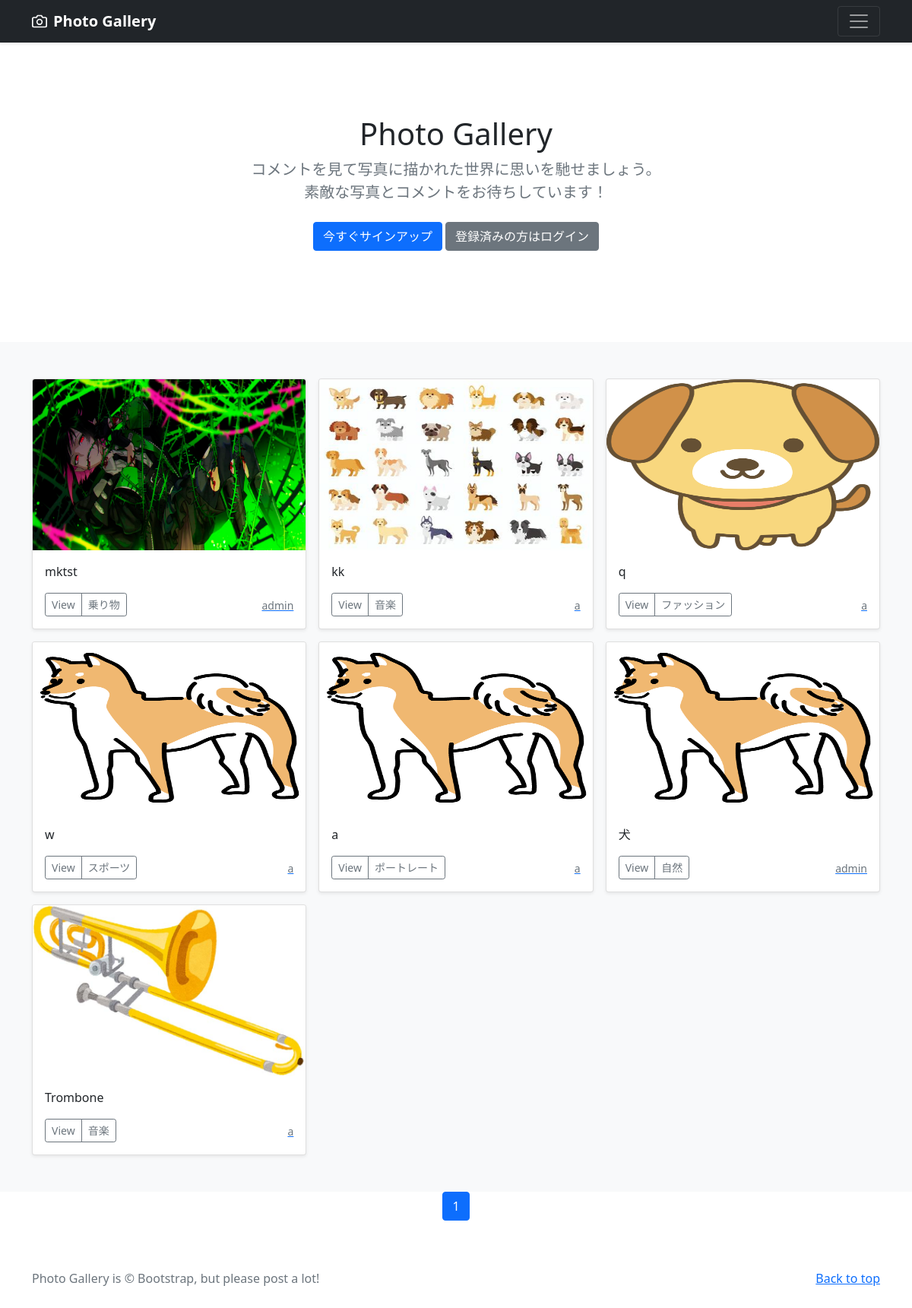
Before: / with the older database file.
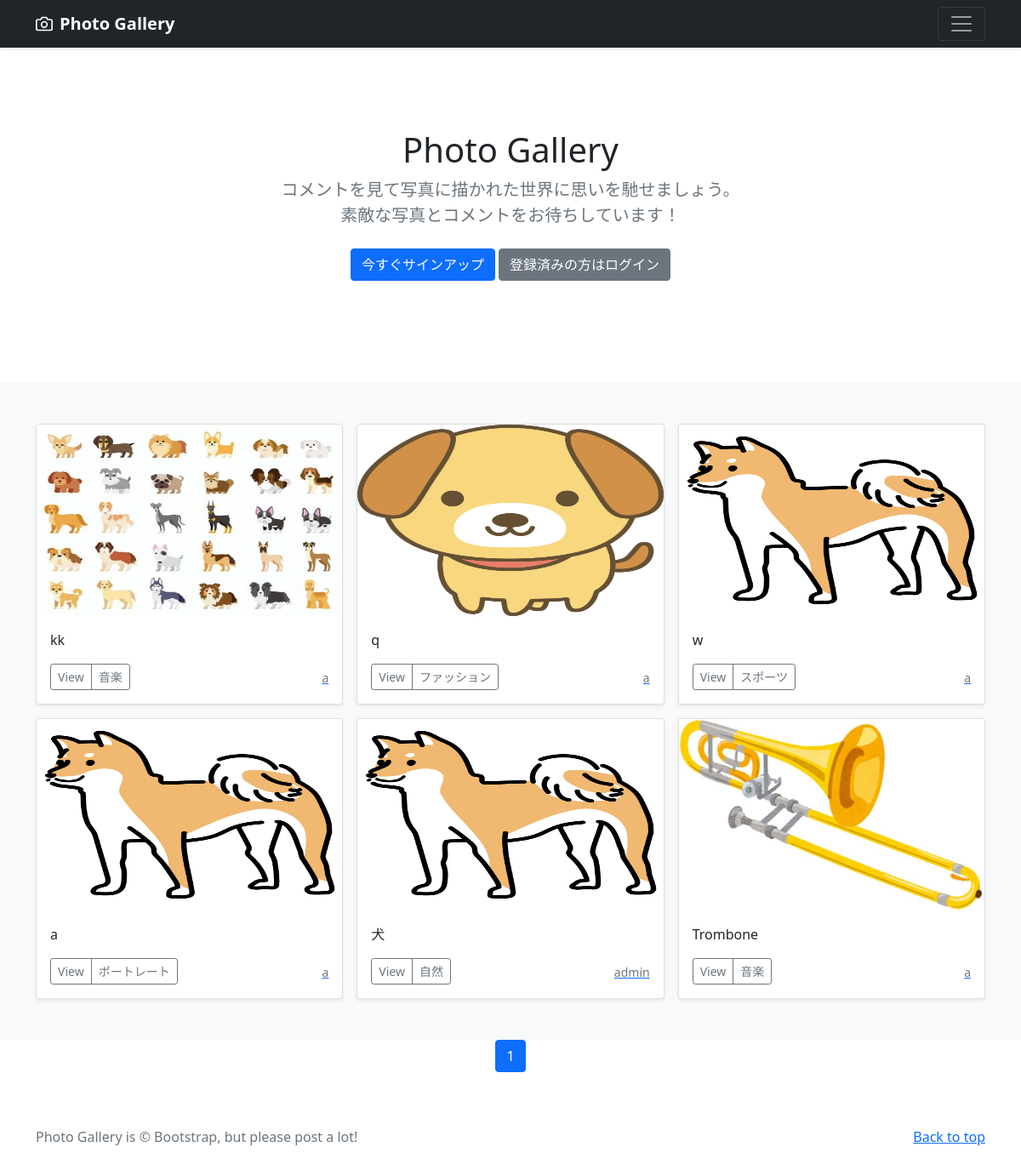
After: the same page with the newer database file.
### photo/models.py (models this page shows, shortened)
class PhotoPost(models.Model):
    user = models.ForeignKey(
        CustomUser,
        verbose_name='ユーザー',
        on_delete=models.CASCADE
    )
    category = models.ForeignKey(
        Category,
        verbose_name='カテゴリ',
        on_delete=models.PROTECT
    )
    title = models.CharField(
        verbose_name='タイトル',
        max_length=200
    )
    comment = models.TextField(
        verbose_name='コメント',
    )
    image1 = models.ImageField(
        verbose_name='イメージ1',
        upload_to= 'photos'
    )
    image2 = models.ImageField(
        verbose_name='イメージ2',
        upload_to= 'photos',
        blank=True,
        null=True
    )
    posted_at = models.DateTimeField(
        verbose_name='投稿日時',
        auto_now_add=True
    )

class Category(models.Model):
    title = models.CharField(
        verbose_name='カテゴリ',
        max_length=20)

### accounts/models.py (models this page shows)
class CustomUser(AbstractUser):
    pass

### photo/views.py (the view)
# urls.py: path('',views.IndexView.as_view(), name='index'),
class IndexView(TemplateView):
    template_name = 'index.html'

### photo/templates/index.html (shortened to what this page needs)
{% extends 'base.html' %}
{% block contents %}
{% include "photos_title.html" %}
{% include "photos_list.html" %}
{% include "pagination.html" %}
{% endblock %}

### photo/templates/photos_list.html (shortened to what this page needs)
  <div class="album py-5 bg-light">
    <div class="container">
      <div class="row row-cols-1 row-cols-sm-2 row-cols-md-3 g-3">
        {% for record in object_list %}
        <div class="col">
          <div class="card shadow-sm">
            <img src="{{ record.image1.url }}" class="bd-placeholder-img card-img-top" width="100%" height="225" xmlns="http://www.w3.org/2000/svg" role="img" aria-label="Placeholder: Thumbnail" preserveAspectRatio="xMidYMid slice" focusable="false"><title>Placeholder</title><rect width="100%" height="100%" fill="#55595c"/>
            <div class="card-body">
              <p class="card-text">
                {{record.title}}
              </p>
              <div class="d-flex justify-content-between align-items-center">
                <div class="btn-group">
                  <button type="button" class="btn btn-sm btn-outline-secondary" onclick="location.href='{% url 'photo:photo_detail' record.pk %}'">View</button>
                  <button type="button" class="btn btn-sm btn-outline-secondary" onclick="location.href='{% url 'photo:photos_cat' category=record.category.id %}'">{{record.category.title}}</button>
                </div>
                 <a href="{% url 'photo:user_list' user=record.user.id %}"><small class="text-muted">
                  {{record.user.username}}</small>
                </a>
              </div>
            </div>
          </div>
        </div>
        {% endfor %}
      </div>
    </div>
  </div>

Changed rows visible on the page:
removed PhotoPost: image1 (picture), title "mktst", category "乗り物", user.username "admin"
